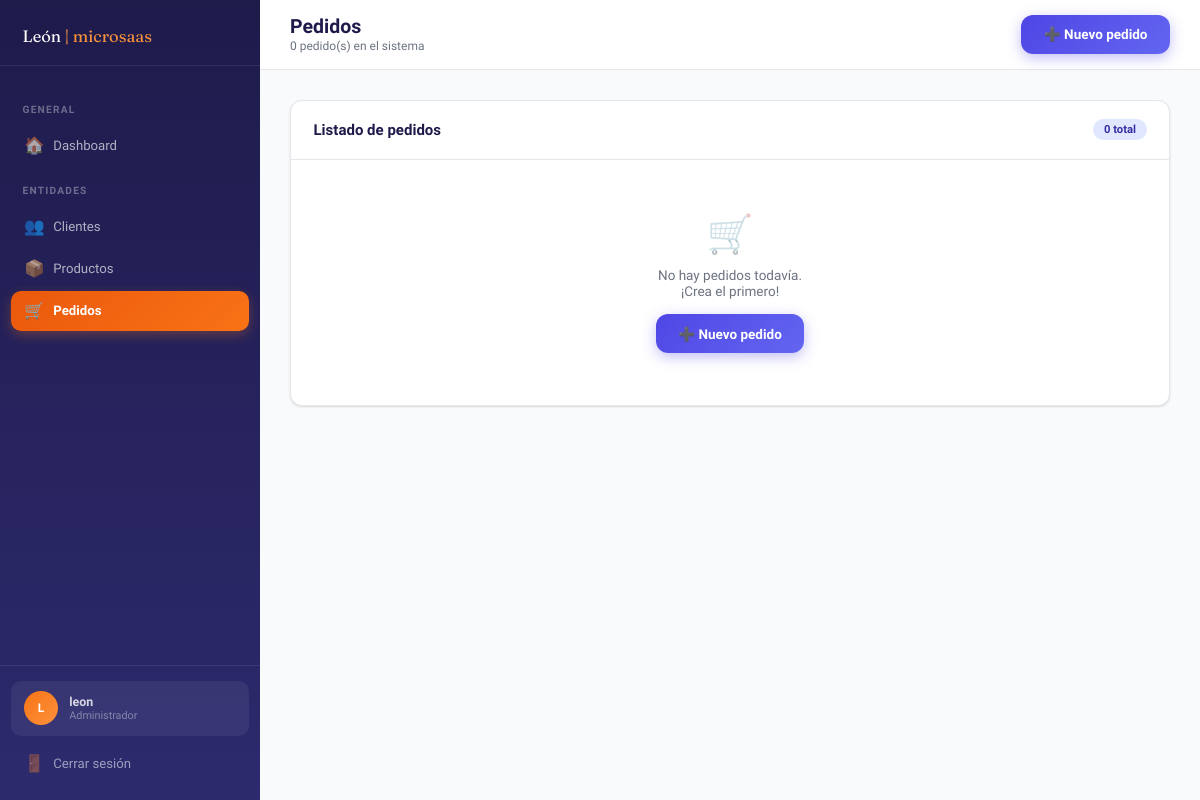
The page /pedidos (signed in) on the database as committed earlier.
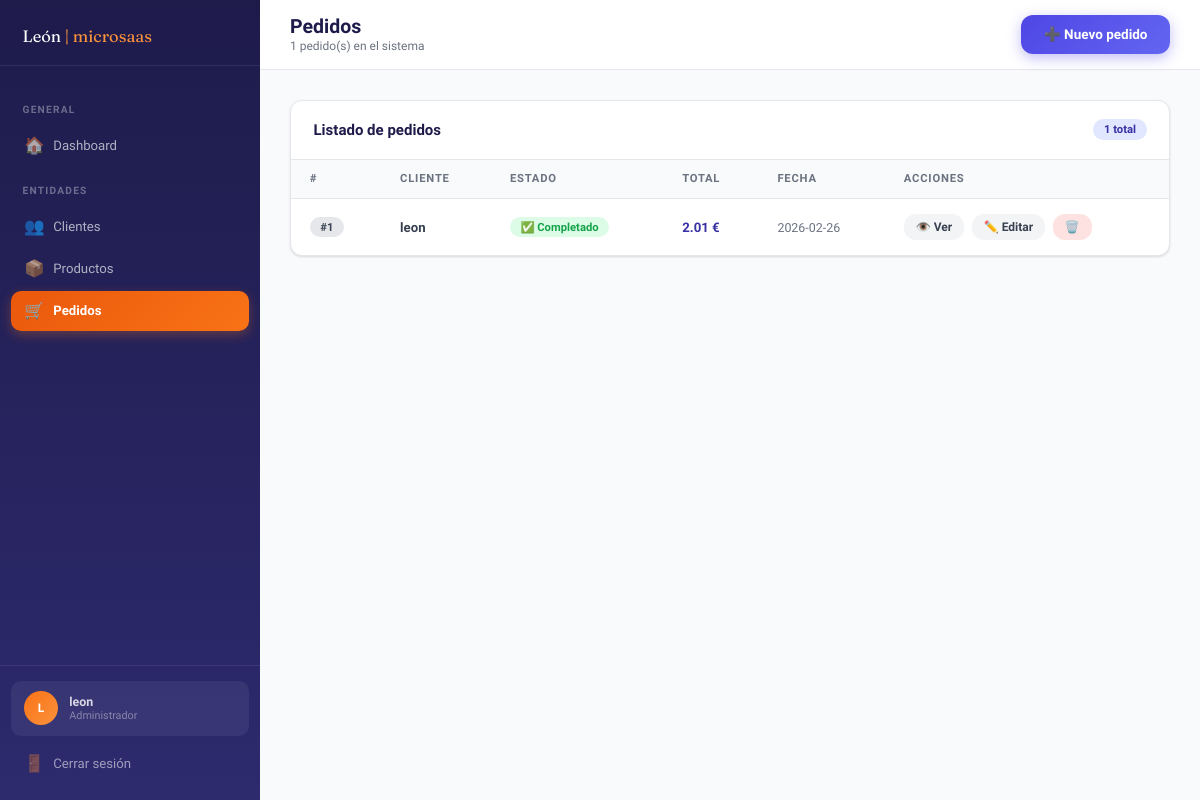
The same page on the database as committed later.
### tables this page shows
CREATE TABLE clientes (
        id INTEGER PRIMARY KEY AUTOINCREMENT,
        nombre TEXT NOT NULL,
        email TEXT,
        telefono TEXT,
        direccion TEXT,
        created_at TIMESTAMP DEFAULT CURRENT_TIMESTAMP
    );

CREATE TABLE pedidos (
        id INTEGER PRIMARY KEY AUTOINCREMENT,
        cliente_id INTEGER NOT NULL,
        estado TEXT DEFAULT 'pendiente',
        notas TEXT,
        created_at TIMESTAMP DEFAULT CURRENT_TIMESTAMP,
        FOREIGN KEY (cliente_id) REFERENCES clientes(id)
    );

### app.py (the view)
@app.route('/pedidos')
@login_required
def pedidos():
    conn = get_db()
    lista = conn.execute('''
        SELECT p.*, c.nombre as cliente_nombre,
               (SELECT SUM(lp.cantidad * lp.precio_unitario) FROM lineas_pedido lp WHERE lp.pedido_id = p.id) as total
        FROM pedidos p
        JOIN clientes c ON p.cliente_id = c.id
        ORDER BY p.created_at DESC
    ''').fetchall()
    conn.close()
    return render_template('pedidos.html', active='pedidos', pedidos=lista)

### app.py (called while the page is built)
def get_db():
    conn = sqlite3.connect(DB_PATH)
    conn.row_factory = sqlite3.Row
    return conn

def login_required(f):
    @wraps(f)
    def decorated(*args, **kwargs):
        if 'usuario' not in session:
            return redirect(url_for('login'))
        return f(*args, **kwargs)
    return decorated

### templates/pedidos.html (shortened to what this page needs)
{% extends 'base.html' %}
{% block page_title %}Pedidos{% endblock %}
{% block page_subtitle %}{{ pedidos|length }} pedido(s) en el sistema{% endblock %}
{% block topbar_actions %}
<a href="{{ url_for('nuevo_pedido') }}" class="btn btn-primary">➕ Nuevo pedido</a>
{% endblock %}
{% block content %}
<div class="panel">
    <div class="panel-header">
        <span class="panel-title">Listado de pedidos</span>
        <span class="badge badge-indigo">{{ pedidos|length }} total</span>
    </div>
    {% if pedidos %}
    <table>
        <thead>
            <tr>
                <th>#</th>
                <th>Cliente</th>
                <th>Estado</th>
                <th>Total</th>
                <th>Fecha</th>
                <th>Acciones</th>
            </tr>
        </thead>
        <tbody>
            {% for p in pedidos %}
            <tr>
                <td><span class="badge badge-gray">#{{ p.id }}</span></td>
                <td><strong>{{ p.cliente_nombre }}</strong></td>
                <td>
                    {% if p.estado == 'completado' %}
                        <span class="badge badge-green">✅ Completado</span>
                    {% elif p.estado == 'pendiente' %}
                        <span class="badge badge-orange">⏳ Pendiente</span>
                    {% elif p.estado == 'cancelado' %}
                        <span class="badge badge-red">❌ Cancelado</span>
                    {% else %}
                        <span class="badge badge-indigo">{{ p.estado }}</span>
                    {% endif %}
                </td>
                <td><strong style="color:var(--indigo-700)">{{ '%.2f'|format(p.total or 0) }} €</strong></td>
                <td style="color:var(--gray-500); font-size:.83rem;">{{ p.created_at[:10] }}</td>
                <td>
                    <div class="td-actions">
                        <a href="{{ url_for('ver_pedido', id=p.id) }}" class="btn btn-ghost" style="padding:.4rem .8rem; font-size:.8rem;">👁️ Ver</a>
                        <a href="{{ url_for('editar_pedido', id=p.id) }}" class="btn btn-ghost" style="padding:.4rem .8rem; font-size:.8rem;">✏️ Editar</a>
                        <a href="{{ url_for('eliminar_pedido', id=p.id) }}" class="btn btn-danger" style="padding:.4rem .8rem; font-size:.8rem;"
                           onclick="return confirm('¿Eliminar este pedido?')">🗑️</a>
                    </div>
                </td>
            </tr>
            {% endfor %}
        </tbody>
    </table>
    {% else %}
    <div class="empty-state">
        <div class="empty-state-icon">🛒</div>
        <p>No hay pedidos todavía.<br>¡Crea el primero!</p>
        <a href="{{ url_for('nuevo_pedido') }}" class="btn btn-primary" style="margin-top:1rem;">➕ Nuevo pedido</a>
    </div>
    {% endif %}
</div>
{% endblock %}

### templates/base.html (shortened to what this page needs)
<!DOCTYPE html>
<html lang="es">
<head>
    <link rel="stylesheet" href="{{ url_for('static', filename='css/style.css') }}">
</head>
<body>
<div class="layout">
    <aside class="sidebar">
        <div class="sidebar-brand">
            <div style="display:none; color:white; font-family:'Fraunces',serif; font-size:1.1rem;">
                León <span style="color:#fb923c">| microsaas</span>
            </div>
        </div>
        <nav class="sidebar-nav">
            <div class="nav-section-label">General</div>
            <a href="{{ url_for('dashboard') }}" class="nav-item {% if active=='dashboard' %}active{% endif %}">
                <span class="nav-icon">🏠</span> Dashboard
            </a>
            <div class="nav-section-label">Entidades</div>
            <a href="{{ url_for('clientes') }}" class="nav-item {% if active=='clientes' %}active{% endif %}">
                <span class="nav-icon">👥</span> Clientes
            </a>
            <a href="{{ url_for('productos') }}" class="nav-item {% if active=='productos' %}active{% endif %}">
                <span class="nav-icon">📦</span> Productos
            </a>
            <a href="{{ url_for('pedidos') }}" class="nav-item {% if active=='pedidos' %}active{% endif %}">
                <span class="nav-icon">🛒</span> Pedidos
            </a>
        </nav>
        <div class="sidebar-footer">
            <div class="sidebar-user">
                <div class="sidebar-user-avatar">{{ session['usuario'][0].upper() }}</div>
                <div>
                    <div class="sidebar-user-name">{{ session['usuario'] }}</div>
                    <div class="sidebar-user-role">Administrador</div>
                </div>
            </div>
            <a href="{{ url_for('logout') }}" class="nav-item" style="color:rgba(255,255,255,.55);">
                <span class="nav-icon">🚪</span> Cerrar sesión
            </a>
        </div>
    </aside>
    <main class="main">
        <header class="topbar">
            <div>
                <div class="topbar-title">{% block page_title %}Dashboard{% endblock %}</div>
                <div class="topbar-subtitle">{% block page_subtitle %}León | microsaas{% endblock %}</div>
            </div>
            {% block topbar_actions %}{% endblock %}
        </header>
        <div class="page-content">
            {% block content %}{% endblock %}
        </div>
    </main>
</div>
</body>
</html>

Rows that differ between the two databases and show on the page:
added clientes: usuario "leon"
added pedidos: id "1", cliente_nombre "leon", estado "✅ Completado", total "2.01", created_at "2026-02-26"
Other text that changed with them:
{{ pedidos|length }}: "0" → "1"
{{ session['usuario'] }}: "leon" → (not shown)
text no longer shown: "🛒 No hay pedidos todavía. ¡Crea el primero! ➕ Nuevo pedido"
text now shown: "# CLIENTE ESTADO TOTAL FECHA ACCIONES"
